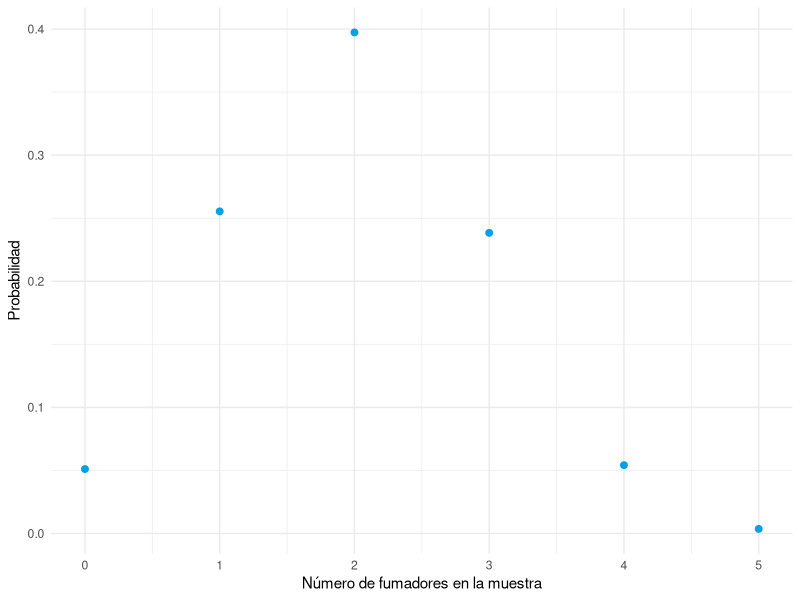
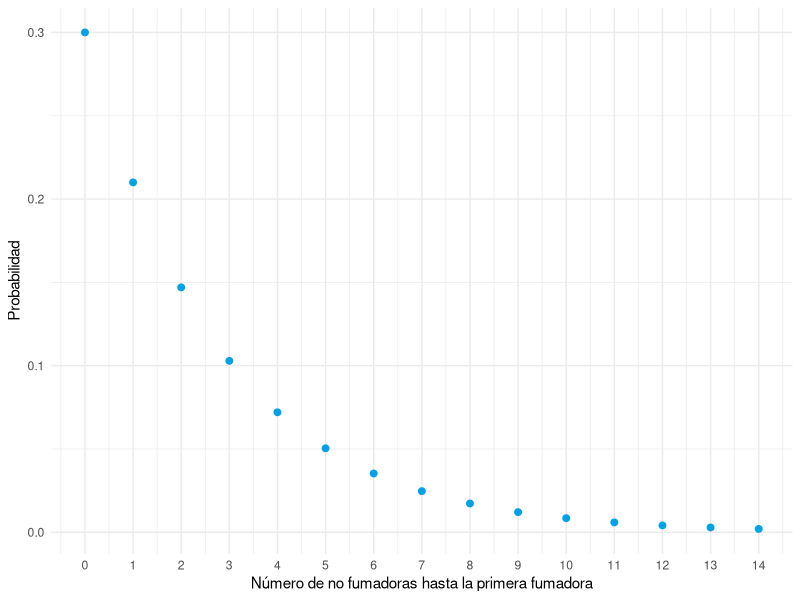
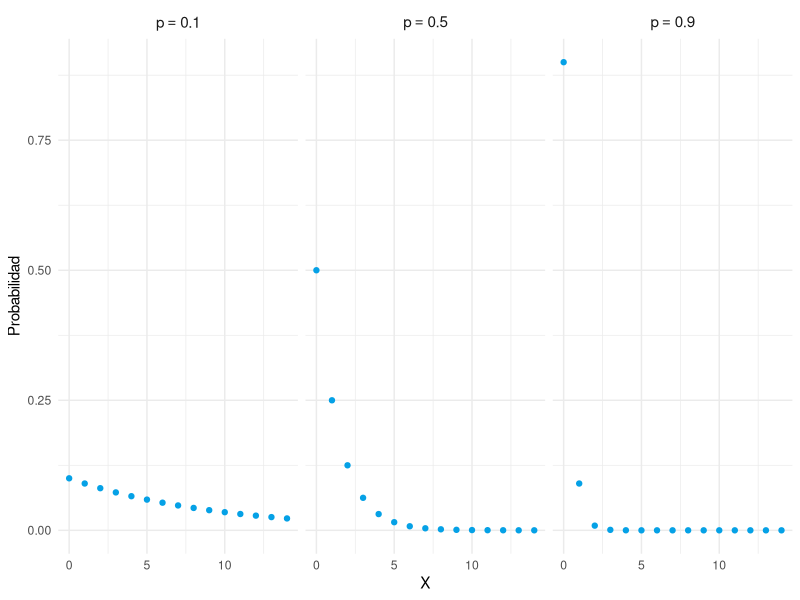
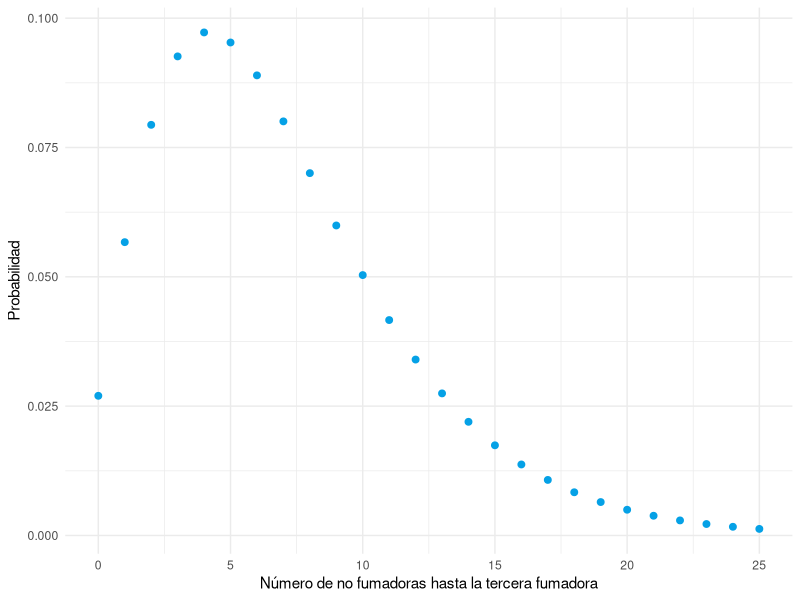
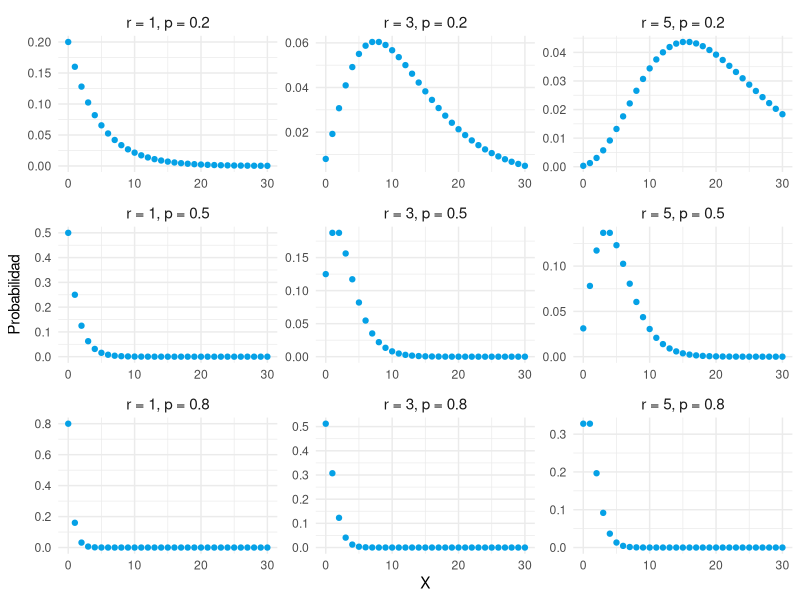

The R script that drew these images, in order:
## ---- chunk 1
knitr::opts_chunk$set(echo = FALSE, message = FALSE, warning = FALSE)
# Colors
blueceu <- rgb(5,161,230,255,maxColorValue = 255) #0099CC
library(tidyverse)
## ---- chunk 2
#| label: fig-hipergeometrica-20-8-5
#| fig-cap: "Función de probabilidad de la distribución hipergeométrica $H(20,8,5)$."
#| fig-alt: "Diagrama de puntos con las probabilidades de obtener entre 0 y 5 fumadores, con el máximo en 2 fumadores."
#| fig-align: center
#| fig-width: 6
#| fig-height: 3.5
df <- tibble(
  x = 0:5,  # Rango
  p = dhyper(0:5, m = 8, n = 12, k = 5) # Probabilidad
)
# Diagrama de puntos
ggplot(df, aes(x = x, y = p)) +
  geom_point(color = blueceu, size = 2) +
  scale_x_continuous(breaks = 0:5) +
  labs(x = "Número de fumadores en la muestra", y = "Probabilidad") +
  theme_minimal()
## ---- chunk 3
#| label: fig-geometrica-03
#| fig-cap: "Función de probabilidad de la distribución geométrica $G(0.3)$, truncada en 14 fracasos."
#| fig-alt: "Diagrama de puntos decreciente con la probabilidad de encontrar la primera persona fumadora tras x no fumadoras."
#| fig-align: center
#| fig-width: 6
#| fig-height: 3.5
df <- tibble(
  x = 0:14,  # Rango truncado (número de fracasos)
  p = dgeom(0:14, prob = 0.3) # Probabilidad
)
# Diagrama de puntos
ggplot(df, aes(x = x, y = p)) +
  geom_point(color = blueceu, size = 2) +
  scale_x_continuous(breaks = 0:14) +
  labs(x = "Número de no fumadoras hasta la primera fumadora", y = "Probabilidad") +
  theme_minimal()
## ---- chunk 4
#| label: fig-geometrica-formas
#| fig-cap: "Forma de la distribución geométrica para distintos valores de $p$."
#| fig-alt: "Tres diagramas de puntos de distribuciones geométricas con p = 0.1, 0.5 y 0.9; cuanto mayor es p, más concentrada está la probabilidad en valores bajos."
#| fig-align: center
#| fig-width: 8
#| fig-height: 3
ps <- c(0.1, 0.5, 0.9)
df_geom <- tibble(p = ps) |>
  rowwise() |>
  mutate(x = list(0:14), prob = list(dgeom(0:14, prob = p))) |>
  unnest(cols = c(x, prob)) |>
  mutate(label = factor(paste0("p == ", p),
                        levels = paste0("p == ", ps)))
df_geom |>
  ggplot(aes(x = x, y = prob)) +
  geom_point(color = blueceu, size = 1.5) +
  facet_wrap(~ label, nrow = 1, labeller = label_parsed) +
  labs(x = "X", y = "Probabilidad") +
  theme_minimal() +
  theme(strip.text = element_text(size = 11))
## ---- chunk 5
#| label: fig-binomial-negativa-3-03
#| fig-cap: "Función de probabilidad de la distribución binomial negativa $BN(3, 0.3)$, truncada en 25 fracasos."
#| fig-alt: "Diagrama de puntos de la distribución binomial negativa con r = 3 y p = 0.3, con la probabilidad concentrada entre 0 y 15 no fumadoras."
#| fig-align: center
#| fig-width: 6
#| fig-height: 3.5
df <- tibble(
  x = 0:25,  # Rango truncado (número de fracasos)
  p = dnbinom(0:25, size = 3, prob = 0.3) # Probabilidad
)
# Diagrama de puntos
ggplot(df, aes(x = x, y = p)) +
  geom_point(color = blueceu, size = 2) +
  scale_x_continuous(breaks = seq(0, 25, by = 5)) +
  labs(x = "Número de no fumadoras hasta la tercera fumadora", y = "Probabilidad") +
  theme_minimal()
## ---- chunk 6
#| label: fig-binomial-negativa-formas
#| fig-cap: "Forma de la distribución binomial negativa para distintos valores de $r$ y $p$."
#| fig-alt: "Nueve diagramas de puntos de distribuciones binomiales negativas combinando r = 1, 3 y 5 con p = 0.2, 0.5 y 0.8."
#| fig-align: center
#| fig-width: 7
#| fig-height: 7
params <- expand.grid(r = c(1, 3, 5), p = c(0.2, 0.5, 0.8))
df_binom <- params |>
  rowwise() |>
  mutate(x = list(0:30), prob = list(dnbinom(0:30, size = r, prob = p))) |>
  unnest(cols = c(x, prob)) |>
  mutate(
    label = factor(
      paste0("r = ", r, ", p = ", p),
      levels = paste0("r = ", rep(c(1, 3, 5), 3), ", p = ", rep(c(0.2, 0.5, 0.8), each = 3))
    )
  )

df_binom |>
  ggplot(aes(x = x, y = prob)) +
  geom_point(color = blueceu, size = 1.5) +
  facet_wrap(~ label, scales = "free", nrow = 3) +
  labs(x = "X", y = "Probabilidad") +
  theme_minimal() +
  theme(strip.text = element_text(size = 11))
